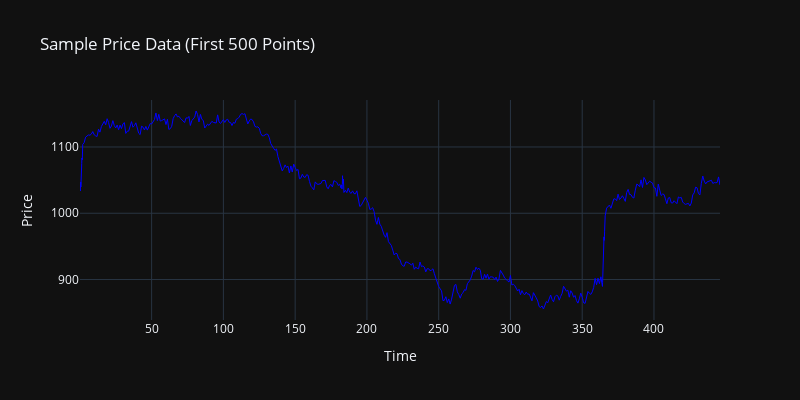

This figure's notebook cell:
### Code cell
# Quick visualization
fig = go.Figure()
fig.add_trace(go.Scatter(
    x=timestamps[:500],  # Show first 500 points
    y=price_data[:500],
    mode='lines',
    name='Price Data',
    line=dict(color='blue', width=1)
))

fig.update_layout(
    title="Sample Price Data (First 500 Points)",
    xaxis_title="Time",
    yaxis_title="Price",
    width=800,
    height=400
)
fig.show()

### Figure 1 — Plotly figure (JSON) as saved in the notebook; plotly's stock layout.template omitted (floating-point values rounded to 4 significant figures; data arrays with more than 128 entries replaced by an {"elided": "..."} marker saying what was removed)
{"data": [{"line": {"color": "blue", "width": 1}, "mode": "lines", "name": "Price Data", "x": {"elided": "500 float values"}, "y": {"elided": "500 float values"}, "type": "scatter"}], "layout": {"title": {"text": "Sample Price Data (First 500 Points)"}, "xaxis": {"title": {"text": "Time"}}, "yaxis": {"title": {"text": "Price"}}, "width": 800, "height": 400}}
